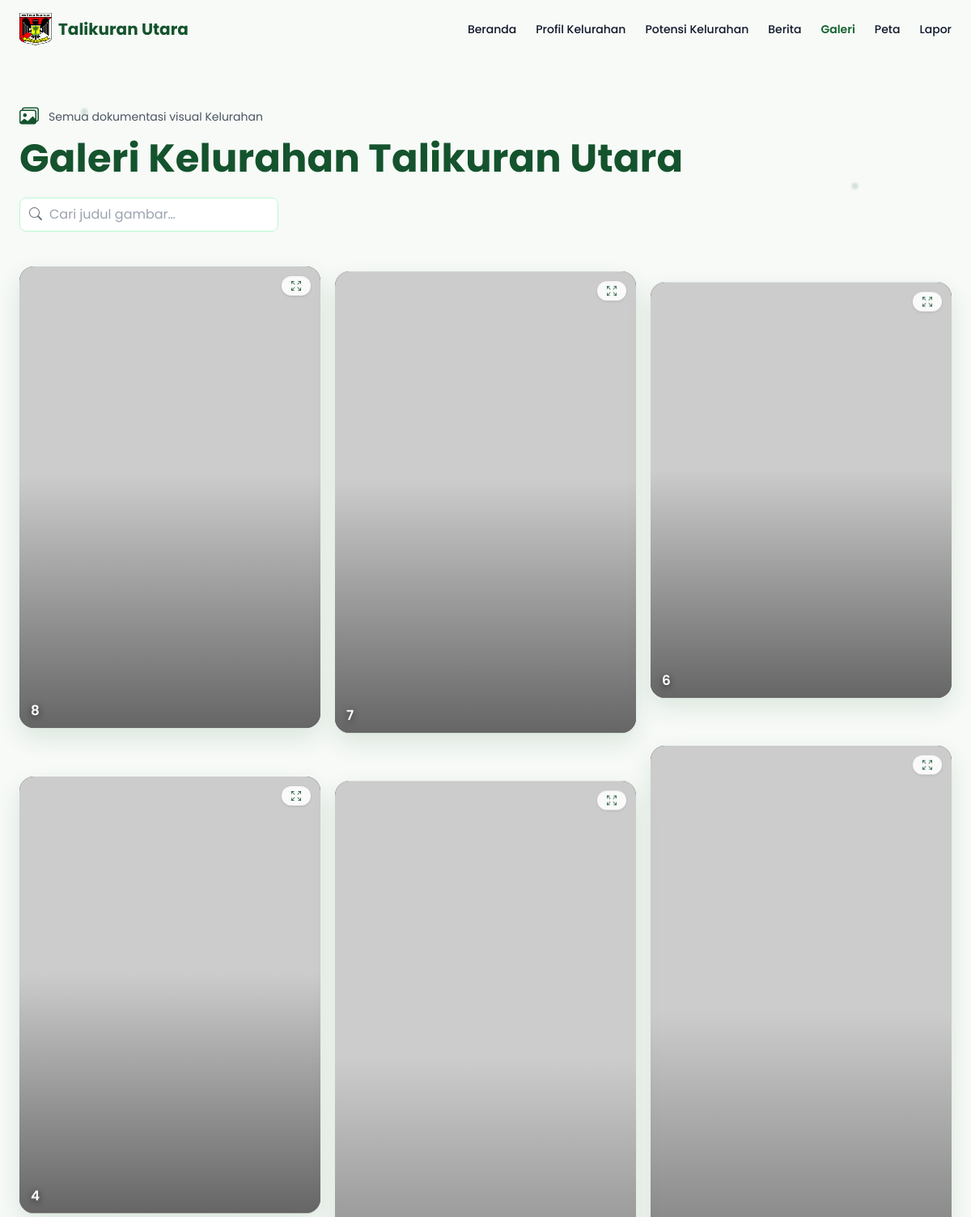
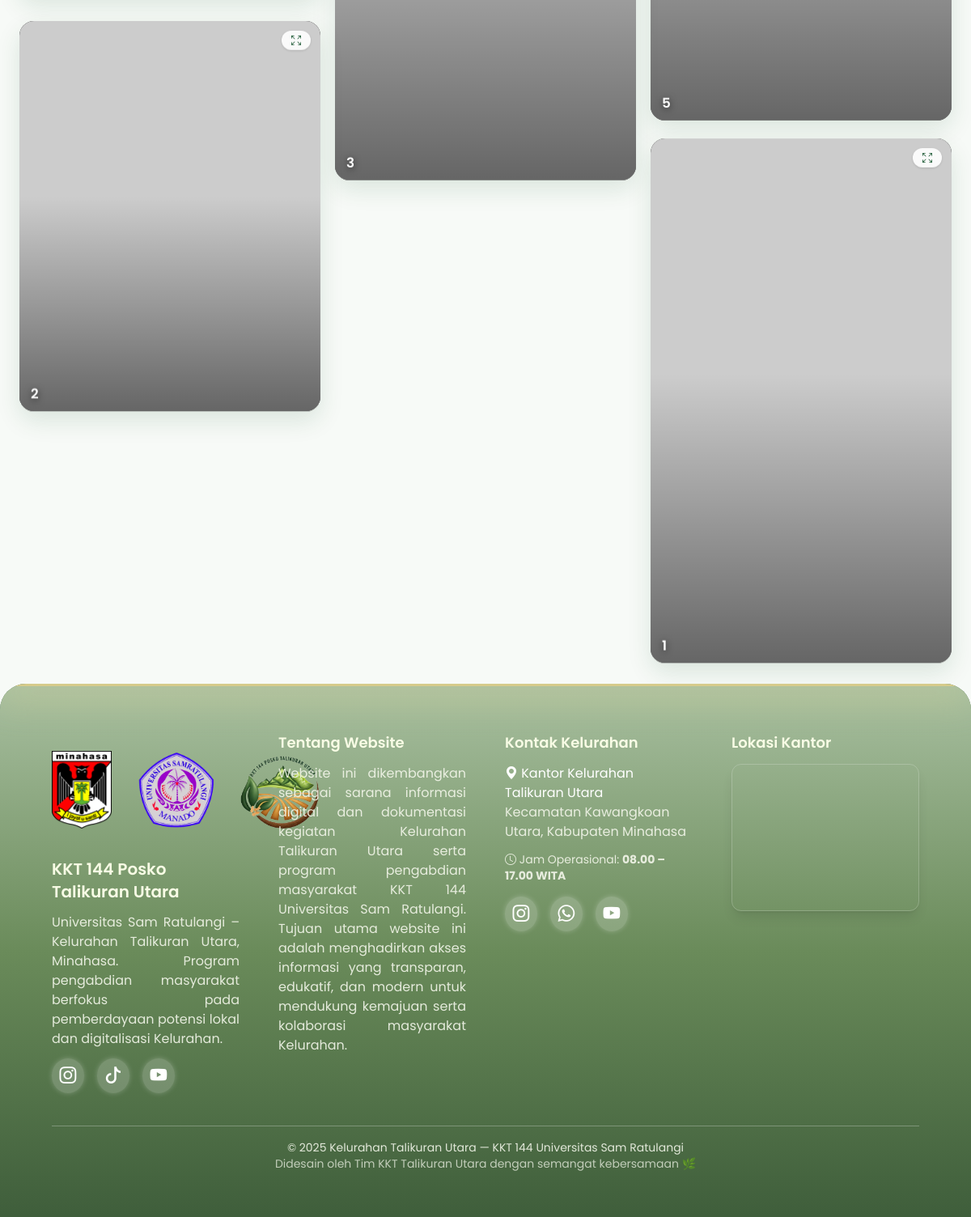
The app's page /galeri_all.php with its own data (2 pictures, top to bottom).
### tables this page shows
CREATE TABLE `galeri` (
  `id` int(11) NOT NULL,
  `judul` varchar(100) DEFAULT NULL,
  `foto` varchar(255) DEFAULT NULL
);

### public/galeri_all.php (the view, shortened to what this page needs)
<?php include_once __DIR__ . '/../config/config.php'; ?>
<!DOCTYPE html>
<html lang="id">
<head>
  <script src="https://cdn.tailwindcss.com"></script>
  <link rel="stylesheet" href="https://cdn.jsdelivr.net/npm/bootstrap-icons@1.11.3/font/bootstrap-icons.css">
</head>
<body>
<header id="navbar" class="fixed top-0 left-0 w-full z-50 transition-all duration-300">
  <div class="max-w-7xl mx-auto flex items-center justify-between px-6 py-4">
    <div class="flex items-center gap-2">
      <img src="assets/logo.png" alt="Logo" class="w-10 h-10">
      <h1 class="font-merriweather text-xl font-bold text-green-900">Talikuran Utara</h1>
    </div>
    <nav class="hidden md:flex gap-6 text-sm font-medium">
      <a href="index.php#home" class="nav-link">Beranda</a>
      <a href="index.php#profil" class="nav-link">Profil Kelurahan</a>
      <a href="index.php#potensi" class="nav-link">Potensi Kelurahan</a>
      <a href="berita_all.php" class="nav-link">Berita</a>
      <a href="galeri_all.php" class="nav-link text-green-800 font-semibold">Galeri</a>
      <a href="index.php#peta" class="nav-link">Peta</a>
      <a href="index.php#lapor" class="nav-link">Lapor</a>
    </nav>
  </div>
</header>
<div class="pointer-events-none absolute inset-0 -z-10">
  <span class="float-dot" style="top:140px; left:8%;"></span>
  <span class="float-dot" style="top:220px; right:12%;"></span>
</div>
<section class="pt-32 pb-10">
  <div class="max-w-7xl mx-auto px-6">
    <div class="flex items-center gap-3 mb-3">
      <i class="bi bi-images text-2xl text-[var(--brand)]"></i>
      <p class="text-sm text-gray-600">Semua dokumentasi visual Kelurahan</p>
    </div>
    <h2 class="hero-title text-3xl md:text-5xl font-merriweather font-bold text-green-900">
      Galeri Kelurahan <span class="text-[var(--brand)]">Talikuran Utara</span>
    </h2>
    <div class="mt-6 flex flex-col md:flex-row gap-3 md:items-center md:justify-between">
      <div class="relative w-full md:w-80">
        <i class="bi bi-search absolute left-3 top-1/2 -translate-y-1/2 text-gray-500"></i>
        <input id="searchBox" type="text" placeholder="Cari judul gambar…" class="w-full pl-9 pr-3 py-2 rounded-lg border border-green-200 focus:outline-none focus:ring-2 focus:ring-green-600/40 focus:border-green-600/50 bg-white"/>
      </div>
    </div>
  </div>
</section>
<section class="pb-20">
  <div id="gridWrap" class="max-w-7xl mx-auto px-6">
    <div id="galeriGrid" class="grid-auto">
      <?php
        $q = $conn->query("SELECT * FROM galeri ORDER BY id DESC");
        while($r = $q->fetch_assoc()){
          $path = $r['foto'] ?? '';
          $img  = (!empty($path) && file_exists(__DIR__ . '/../' . $path)) ? '../' . ltrim($path,'/') : 'https://via.placeholder.com/1200x800?text=Galeri+Kelurahan';
          $judul = htmlspecialchars($r['judul'] ?? 'Tanpa Judul');
          $tgl = $r['tanggal'] ?? '';
          $tglText = $tgl ? date('d M Y', strtotime($tgl)) : '';
          $h = rand(18,28);
          echo "
            <article class='gitem group relative gcard gmask'
                     data-title='$judul' data-date='$tgl'
                     style='grid-row: span {$h};'>
              <img loading='lazy' src='$img' alt='$judul' class='gimg w-full h-full'>
              <div class='glabel'>
                <div class='gtitle'>$judul</div>
                ".($tglText ? "<div class='gmeta flex items-center gap-1'><i class=\"bi bi-calendar-week\"></i> $tglText</div>" : "")."
              </div>
              <button class='absolute top-3 right-3 bg-white/90 hover:bg-white text-[var(--brand)] shadow px-3 py-1 rounded-full text-xs font-semibold transition'>
                <i class='bi bi-arrows-fullscreen'></i>
              </button>
            </article>
          ";
        }
      ?>
    </div>
  </div>
</section>
<?php include 'footer.php'; ?>
</body>
</html>

### public/galeri_all.php (style rules this page uses)
:root { --brand:#14532d; --bg:#f7faf7; }
body { font-family:'Poppins',sans-serif; background:var(--bg); color:#0f172a; overflow-x:hidden; }
.hero-title { letter-spacing:.2px; }
.nav-link { position: relative; transition: color .3s ease; }
.nav-link::after { content: ''; position: absolute; left: 0; bottom: -4px; width: 0; height: 2px; background-color: #22c55e; transition: width .3s ease; border-radius: 2px; }
.gcard { border-radius:18px; overflow:hidden; background:#0b0b0b; box-shadow:0 12px 30px rgba(20,83,45,.12); transform-style:preserve-3d; transition: transform 0.5s ease, box-shadow 0.5s ease; }
.gimg { width:100%; height:100%; object-fit:cover; transition:transform 1s ease, filter .4s ease; }
.gmask::after { content:""; position:absolute; inset:0; background:linear-gradient(to top, rgba(0,0,0,.5), transparent 55%); pointer-events:none; }
.glabel { position:absolute; left:14px; bottom:12px; right:14px; z-index:2; color:#fff; text-shadow:0 2px 8px rgba(0,0,0,.6); }
.gtitle { font-weight:600; font-size:1.05rem; line-height:1.2; }
.grid-auto { display:grid; grid-template-columns:repeat(1, minmax(0,1fr)); gap:18px; grid-auto-rows:10px; }
@media (min-width:640px) { .grid-auto { grid-template-columns:repeat(2, minmax(0,1fr)); } }
@media (min-width:1024px) { .grid-auto { grid-template-columns:repeat(3, minmax(0,1fr)); } }
.float-dot { position:absolute; width:8px; height:8px; border-radius:9999px; background:rgba(20,83,45,.15); filter:blur(1px); }

### records on screen
galeri: judul "8"
galeri: judul "7"
galeri: judul "6"
galeri: judul "5"
galeri: judul "4"
galeri: judul "3"
galeri: judul "2"
galeri: judul "1"
